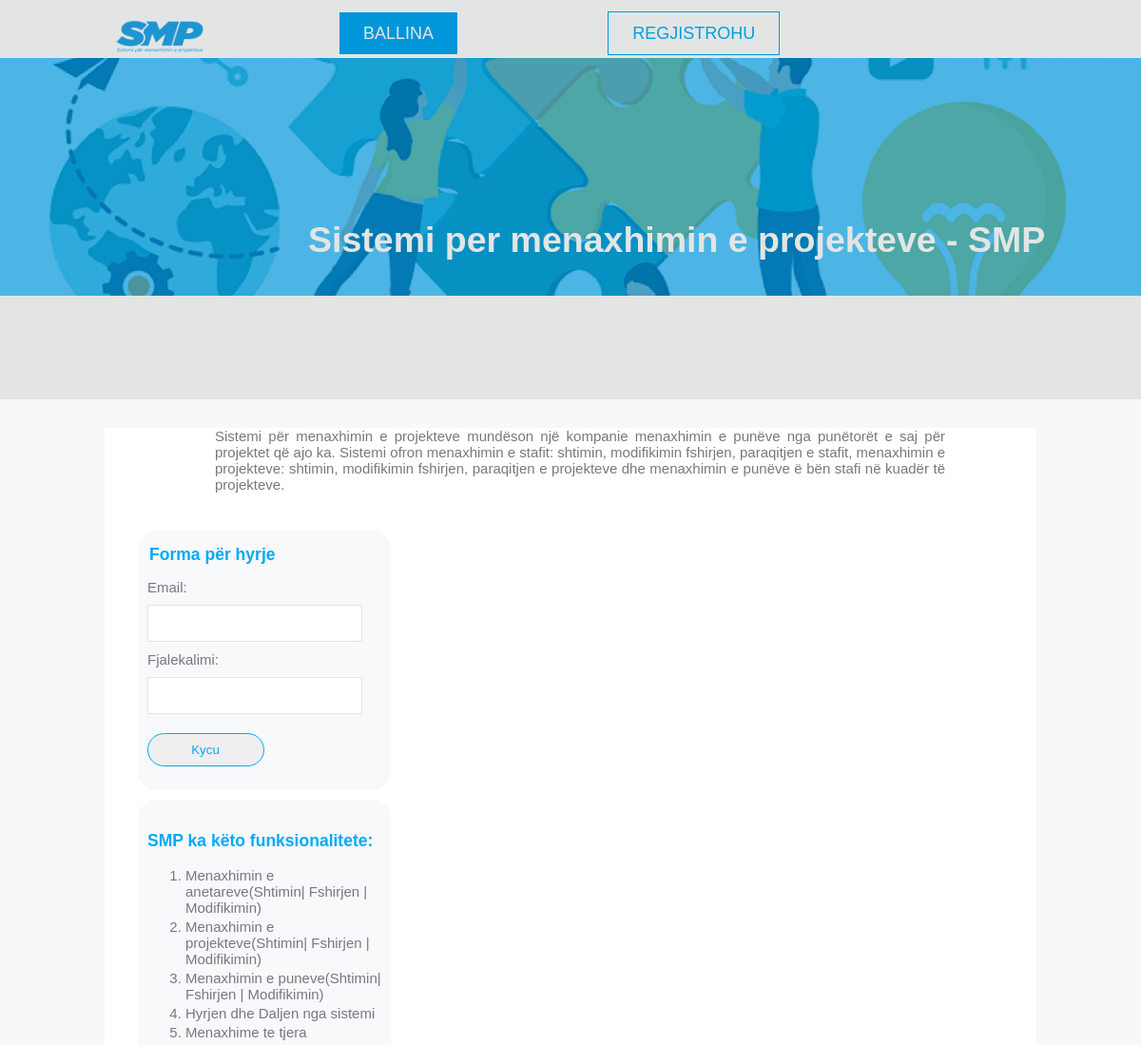
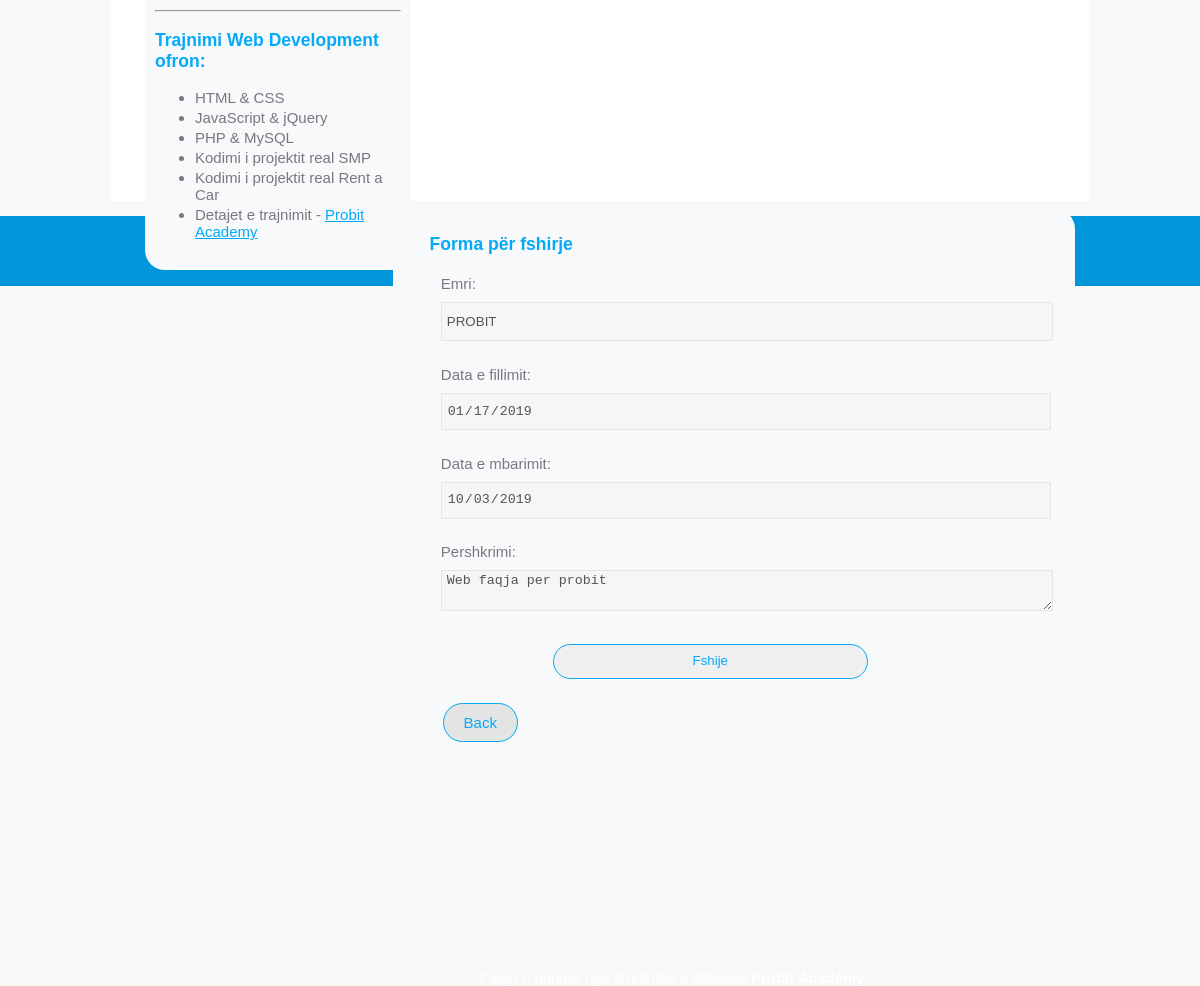
The app's page /fshijprojekte.php?pid=1 with its own data (2 pictures, top to bottom).
### tables this page shows
CREATE TABLE `projektet` (
  `projektiid` int(11) NOT NULL,
  `emri` varchar(50) NOT NULL,
  `pershkrimi` text DEFAULT NULL,
  `datafillimit` date NOT NULL,
  `datambarimit` date NOT NULL
);

### inc/functions.php (called while the page is built, shortened)
<?php
    $dbConn = "";
    function merrProjektId($pid)
    {
        global $dbConn;
        $sql = "SELECT projektiid, emri, pershkrimi, datafillimit, datambarimit FROM projektet WHERE projektiid = $pid";
        return $projekti = mysqli_query($dbConn, $sql);
    }
?>

### fshijprojekte.php (the view, shortened to what this page needs)
<?php include'inc/header.php'; ?>
    <main class="container page">
        <article class="maininfo">
            <p>
                Sistemi për menaxhimin e projekteve mundëson një kompanie menaxhimin e punëve
                nga punëtorët e saj për projektet që ajo ka.
                Sistemi ofron menaxhimin e stafit: shtimin, modifikimin fshirjen, paraqitjen e stafit,
                menaxhimin e projekteve: shtimin, modifikimin fshirjen, paraqitjen e projekteve dhe menaxhimin e
                punëve ë bën stafi në kuadër të projekteve.
            </p>
        </article>
        <?php include'inc/sidebar.php'; ?>
        <section id="content" class="box">
        <?php
                if(isset($_GET['pid']))
                {
                    $pid = $_GET['pid'];
                    $projekti = merrProjektId($pid);
                    if($projekti)
                    {
                        $projekti = mysqli_fetch_assoc($projekti);
                        $emri = $projekti['emri'];
                        $datafillimit = $projekti['datafillimit'];
                        $datambarimit = $projekti['datambarimit'];
                        $pershkrimi = $projekti['pershkrimi'];
                    }
                }
        ?>
                <form id="projekte" action="" class="box" method="post">
                <legend>Forma për fshirje</legend>
                <fieldset>
                    <label>Emri: </label>
                    <input type="text" name="emri" id="emri" disabled
                        value = "<?php if(!empty($emri)) echo $emri ?>">
                </fieldset>
                <fieldset>
                    <label>Data e fillimit: </label>
                    <input type="date" name="datafillimit" id="datafillimit" disabled
                        value = "<?php if(!empty($datafillimit)) echo $datafillimit ?>">
                </fieldset>
                <fieldset>
                    <label>Data e mbarimit: </label>
                    <input type="date" name="datambarimit" id="datambarimit" disabled
                        value = "<?php if(!empty($datambarimit)) echo $datambarimit ?>">
                </fieldset>
                <fieldset>
                    <label>Pershkrimi: </label>
                    <textarea name="pershkrimi" id="pershkrimi" rows="5" cols=" 100" disabled><?php if(!empty($pershkrimi)) echo $pershkrimi ?></textarea>
                </fieldset>
                <input type="submit" name="fshije" id="fshije" value="Fshije">
            </form>
            <div>
                <a  class="ProjectBack"href="projektet.php">Back</a>
            </div>
        </section>
    </main>
    <?php  include'inc/footer.php';?>

### SMPStyle.css (style rules this page uses)
body { font-family: 'Trebuchet MS', 'Lucida Sans Unicode', 'Lucida Grande', 'Lucida Sans', Arial, sans-serif; font-size: 15px; color: #78787e; background-color: #f9f8f6; margin: 0; padding: 0; }
.container { width: 80%; margin: 0 auto; }
.page { height: 850px; padding-left: 20px; background-color: #fff; }
.maininfo { width: 80%; margin: 30px auto; text-align: justify; }
#content { float: right; width: 69%; height: 700px; padding-top: 0px; }
.box { width: 95%; height: auto; background-color: #f7f9fa; margin: 10px 15px; padding: 15px 10px; border-radius: 20px; }
#login legend, #antari legend, #projekte legend, #projektDel legend { color: #06a9f6; text-align: left; width: 90%; font-size: 1.17em; font-weight: bold; margin-bottom: 15px; }
#login input[type="email"], #login input[type="password"], #login input[type="submit"], #antari input[type="email"], #antari input[type="password"], #antari input[type="submit"], #antari input[type="text"], #projekte input[type="submit"], #projekte input[type="text"], #projekte input[type="date"], #projekte textarea, #projekte select { width: 88%; height: 35px; border-radius: 1px; padding-left: 5px; border: 1px solid #e3e5e5; margin: 10px 0px; }
#projekte input[type="email"],#projekte input[type="password"],#projekte input[type="submit"], #projekte input[type="text"],#projekte select,#projekte textarea,#projekte input[type="date"], #antari input[type="email"], #antari input[type="password"], #antari input[type="submit"], #antari input[type="text"] { width: 100%; }
#login label,#antari label,#projekte label { height: 35px; width: 100%; text-align: left; }
#login input[type="submit"],#antari input[type='submit'],#projekte input[type="submit"] { width: 50%; margin-top: 10px; color: #06a9f6; border-radius: 30px; border: 1px solid #06a9f6; padding-top: 0px; }
#antari input[type='submit'],#projekte input[type="submit"] { margin-left: 20%; }
fieldset { border: none; }
.ProjectBack { border: 1px solid #06a9f6; text-decoration: none; padding: 10px 20px; background-color: #e3e5e5; margin-left: 40px; border-radius: 40px; color: #06a9f6; }
.ProjectBack:link { color: #06a9f6; }
.ProjectBack { color: #06a9f6; }
.box { width: 95%; height: auto; background-color: #f7f9fa; margin: 10px 15px; padding: 15px 10px; }

### records on screen
projektet: emri "PROBIT", datafillimit "01/17/2019", datambarimit "10/03/2019", pershkrimi "Web faqja per probit"
